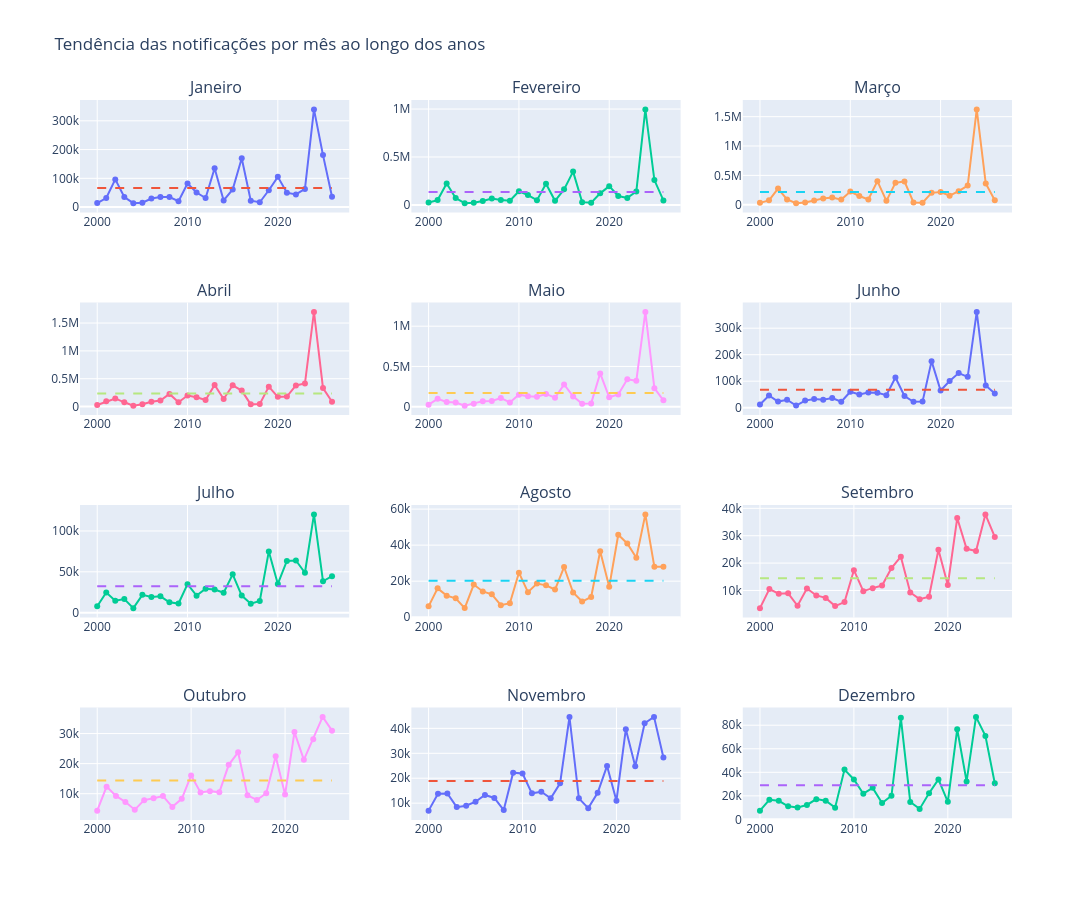

Notebook cell for this chart:
### Code cell
from plotly.subplots import make_subplots

# Criar ano e mês
df_notificacoes["Ano"] = df_notificacoes["Dia"].dt.year
df_notificacoes["Mês"] = df_notificacoes["Dia"].dt.month

# Soma das notificações de cada mês de cada ano
df_mensal = (
    df_notificacoes
    .groupby(["Ano", "Mês"])["Notificações"]
    .sum()
    .reset_index()
)

nomes_meses = [
    "Janeiro", "Fevereiro", "Março", "Abril",
    "Maio", "Junho", "Julho", "Agosto",
    "Setembro", "Outubro", "Novembro", "Dezembro"
]

# Criar 12 gráficos
fig = make_subplots(
    rows=4,
    cols=3,
    subplot_titles=nomes_meses
)

for mes in range(1, 13):

    dados = df_mensal[df_mensal["Mês"] == mes]

    # Média histórica daquele mês
    media = dados["Notificações"].mean()

    linha = go.Scatter(
        x=dados["Ano"],
        y=dados["Notificações"],
        mode="lines+markers",
        name="Notificações",
        showlegend=False
    )

    media_linha = go.Scatter(
        x=dados["Ano"],
        y=[media] * len(dados),
        mode="lines",
        name="Média",
        line=dict(dash="dash"),
        showlegend=False
    )

    linha_idx = (mes - 1) // 3 + 1
    coluna_idx = (mes - 1) % 3 + 1

    fig.add_trace(
        linha,
        row=linha_idx,
        col=coluna_idx
    )

    fig.add_trace(
        media_linha,
        row=linha_idx,
        col=coluna_idx
    )

fig.update_layout(
    title="Tendência das notificações por mês ao longo dos anos",
    height=900,
    width=1200
)

fig.show()
